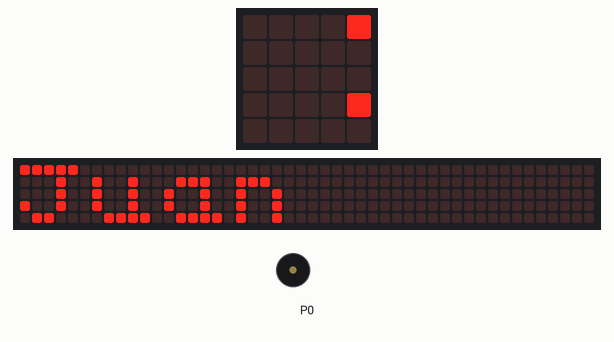
Recording of a program running on a simulated BBC micro:bit (MakeCode). On the bench: the board's 5×5 LED display, a strip that is not on the board, showing the scrolling text unrolled, buzzer (waves = sounding). The 48×5 strip is a reading aid, not a part: it shows the text the display is scrolling, unrolled, one strip-width of it at a time.

Above: at 0.2 s.
At 4.1 s:
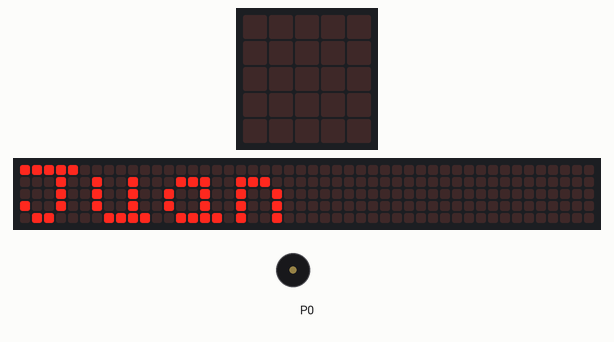
At 4.6 s:
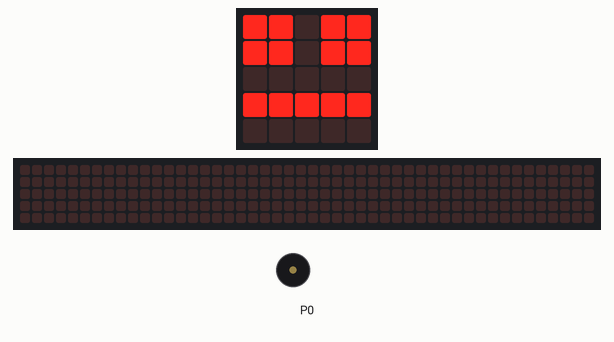
At 36.6 s:
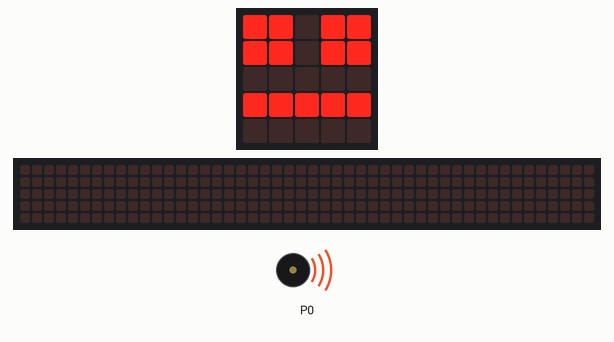
Timing chart, 0 to 40.0 s (numbered marks = the images above):
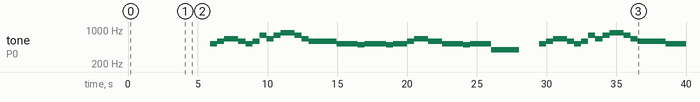

Measured:
- by itself, tone on P0: plays 523 Hz for 0.51 s, 587 Hz for 0.51 s, 659 Hz for 1.0 s, 587 Hz for 0.51 s, 523 Hz for 0.51 s, 587 Hz for 0.51 s … (39 notes in this stretch)
- what the display in image 1 shows lasts 0.4 s, from 4.1 s to 4.5 s

The program:

main.ts
```typescript
basic.showString("Juan")
basic.forever(function () {
    basic.showLeds(`
        # # . # #
        # # . # #
        . . . . .
        # # # # #
        . . . . .
        `)
    music.rest(music.beat(BeatFraction.Double))
    music.playTone(523, music.beat(BeatFraction.Whole))
    music.playTone(587, music.beat(BeatFraction.Whole))
    music.playTone(659, music.beat(BeatFraction.Double))
    music.playTone(587, music.beat(BeatFraction.Whole))
    music.playTone(523, music.beat(BeatFraction.Whole))
    music.playTone(587, music.beat(BeatFraction.Whole))
    music.playTone(784, music.beat(BeatFraction.Whole))
    music.playTone(659, music.beat(BeatFraction.Whole))
    music.playTone(784, music.beat(BeatFraction.Whole))
    music.playTone(880, music.beat(BeatFraction.Double))
    music.playTone(784, music.beat(BeatFraction.Whole))
    music.playTone(659, music.beat(BeatFraction.Whole))
    music.playTone(587, music.beat(BeatFraction.Breve))
    music.playTone(523, music.beat(BeatFraction.Double))
    music.playTone(523, music.beat(BeatFraction.Whole))
    music.playTone(494, music.beat(BeatFraction.Whole))
    music.playTone(523, music.beat(BeatFraction.Double))
    music.playTone(523, music.beat(BeatFraction.Whole))
    music.playTone(494, music.beat(BeatFraction.Whole))
    music.playTone(523, music.beat(BeatFraction.Double))
    music.playTone(587, music.beat(BeatFraction.Whole))
    music.playTone(659, music.beat(BeatFraction.Double))
    music.playTone(587, music.beat(BeatFraction.Double))
    music.playTone(523, music.beat(BeatFraction.Double))
    music.playTone(523, music.beat(BeatFraction.Whole))
    music.playTone(494, music.beat(BeatFraction.Whole))
    music.playTone(523, music.beat(BeatFraction.Double))
    music.playTone(523, music.beat(BeatFraction.Whole))
    music.playTone(392, music.beat(BeatFraction.Breve))
})
```

test.ts
```typescript
// aquí va el archivo "tests"; esto no se compilará cuando este paquete se utilice como una extensión.
```
